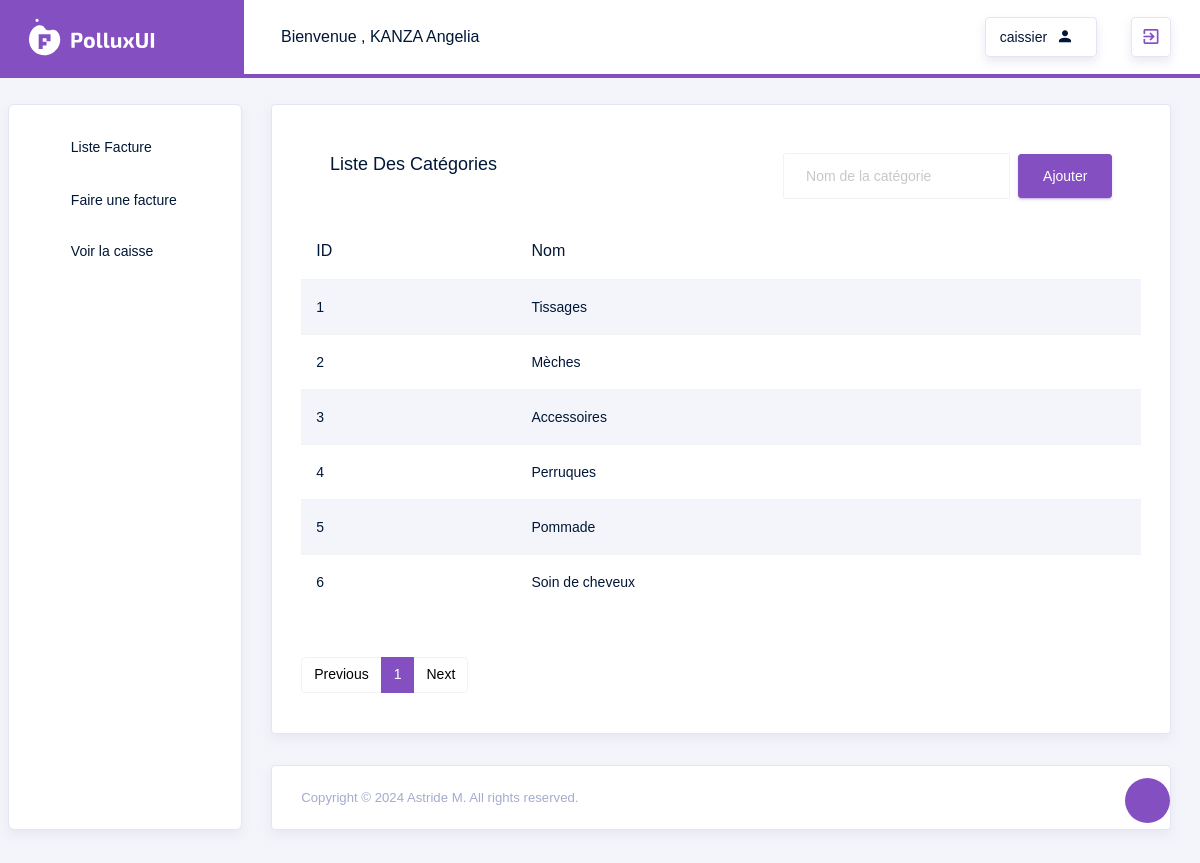
The app's page /Article/Categorie/List (signed in) with its own data.
### src/models.py (models this page shows, shortened)
class User(db.Model, UserMixin):
    id = db.Column(db.Integer, primary_key=True, autoincrement=True)
    login = db.Column(db.String(100), unique=True, nullable=False)
    password = db.Column(db.String(128), nullable=False)
    nom = db.Column(db.String(100), nullable=False)
    prenom = db.Column(db.String(100), nullable=False)
    telephone = db.Column(db.String(100), nullable=False)
    adresse = db.Column(db.String(250), nullable=False)
    role_id = db.Column(db.Integer, db.ForeignKey('role.id'), nullable=False)
    role = db.relationship('Role', backref=db.backref('users', lazy=True))

class Role(db.Model):
    id = db.Column(db.Integer, primary_key=True, autoincrement=True)
    name = db.Column(db.String(50), unique=True, nullable=False)

class Categorie(db.Model):
    id = db.Column(db.Integer, primary_key=True, autoincrement=True)
    nom = db.Column(db.String(100), nullable=False)

### src/routes/gestionnaire_routes.py (the view)
@app.route('/Article/Categorie/List',methods=['GET', 'POST'])
@login_required
def ListerCategorie():
    form = AddCategorieForm()
    page = request.args.get('page', 1, type=int)
    categories = Categorie.query.paginate(page=page, per_page=7)
    if form.validate_on_submit():
        categorie = Categorie(nom=form.nom.data)
        db.session.add(categorie)
        db.session.commit()
        return redirect(url_for('ListerCategorie'))
    return render_template('gestionnaire/article/ListerCategorie.html', form=form, categories=categories)

### src/forms/ArticleForms.py
class AddCategorieForm(FlaskForm):
    nom = StringField('Nom de la catégorie', validators=[DataRequired()])

### src/routes/auth_routes.py (called while the page is built)
@login_manager.user_loader
def load_user(user_id):
        return User.query.get(int(user_id))

### src/templates/gestionnaire/article/ListerCategorie.html (shortened to what this page needs)
{% extends "layouts/base.html" %}
{% block content %}
<div class="row">
    <div class="col-md-12">
        <div class="card">
            <div class="card-body">
                <div class="card-body d-flex align-items-center">
                    <h4 class="card-title">Liste des catégories</h4>
                    <form class="form-inline ml-auto" method="POST" action="{{ url_for('ListerCategorie') }}">
                        <div class="form-group mr-2">
                            {{ form.nom(class="form-control", placeholder="Nom de la catégorie", required=True) }}
                        </div>
                        <button type="submit" class="btn btn-primary">Ajouter</button>
                    </form>
                </div>
                <div class="table-responsive mb-5">
                    <table class="table table-hover table-striped">
                        <thead>
                            <tr>
                                <th>ID</th>
                                <th>Nom</th>
                            </tr>
                        </thead>
                        <tbody>
                            {% for categorie in categories %}
                            <tr>
                                <td>{{ categorie.id }}</td>
                                <td>{{ categorie.nom }}</td>
                            </tr>
                            {% endfor %}
                        </tbody>
                    </table>
                </div>
                <nav aria-label="Page navigation example mt-5">
                    <ul class="pagination">
                        {% if categories.has_prev %}
                            <li class="page-item"><a class="page-link" href="{{ url_for('ListerCategorie', page=categories.prev_num) }}">Previous</a></li>
                        {% else %}
                            <li class="page-item disabled"><span class="page-link">Previous</span></li>
                        {% endif %}
                        {% for page_num in categories.iter_pages() %}
                            {% if page_num %}
                                {% if categories.page == page_num %}
                                    <li class="page-item active" aria-current="page"><span class="page-link">{{ page_num }}</span></li>
                                {% else %}
                                    <li class="page-item"><a class="page-link" href="{{ url_for('ListerCategorie', page=page_num) }}">{{ page_num }}</a></li>
                                {% endif %}
                            {% else %}
                                <li class="page-item disabled"><span class="page-link">...</span></li>
                            {% endif %}
                        {% endfor %}
                        {% if categories.has_next %}
                            <li class="page-item"><a class="page-link" href="{{ url_for('ListerCategorie', page=categories.next_num) }}">Next</a></li>
                        {% else %}
                            <li class="page-item disabled"><span class="page-link">Next</span></li>
                        {% endif %}
                    </ul>
                </nav>
            </div>
        </div>
    </div>
</div>
{% endblock %}

### src/templates/layouts/base.html (shortened to what this page needs)
<!DOCTYPE html>
<html lang="en">
<head>
  <link rel="stylesheet" href="https://cdn.jsdelivr.net/npm/bootstrap@4.6.2/dist/css/bootstrap.min.css">
    <link rel="stylesheet" href="{{ url_for('static', filename='template/vendors/typicons/typicons.css') }}">
    <link rel="stylesheet" href="{{ url_for('static', filename='template/vendors/css/vendor.bundle.base.css') }}">
    <link rel="stylesheet" href="{{ url_for('static', filename='template/css/vertical-layout-light/style.css') }}">
    <link rel="stylesheet" href="https://cdnjs.cloudflare.com/ajax/libs/MaterialDesign-Webfont/7.4.47/css/materialdesignicons.min.css">
    <link href="https://cdn.jsdelivr.net/npm/select2@4.1.0-rc.0/dist/css/select2.min.css" rel="stylesheet" />
</head>
<body>
  <div class="container-scroller">
    <nav class="navbar col-lg-12 col-12 p-0 fixed-top d-flex flex-row">
      <div class="navbar-brand-wrapper d-flex justify-content-center">
        <div class="navbar-brand-inner-wrapper d-flex justify-content-between align-items-center w-100">
          <a class="navbar-brand brand-logo" href="#"><img src="images/logo.svg" alt="logo"/></a>
          <button class="navbar-toggler navbar-toggler align-self-center" type="button" data-toggle="minimize">
            <span class="typcn typcn-th-menu"></span>
          </button>
        </div>
      </div>
      <div class="navbar-menu-wrapper d-flex align-items-center justify-content-end">
        <ul class="navbar-nav mr-lg-2">
          <li class="nav-item nav-profile dropdown">
            <a class="nav-link" href="#" data-toggle="dropdown" id="profileDropdown">
              <span class="nav-profile-name">Bienvenue , {{ current_user.nom}} {{current_user.prenom}}</span>
            </a>
          </li>
        </ul>
        <ul class="navbar-nav navbar-nav-right">
          <li class="nav-item nav-date dropdown">
            <a class="nav-link d-flex justify-content-center align-items-center" href="javascript:;">
              <h6 class="date mb-0"> {{current_user.role.name}}</h6>
              <i class="mdi mdi-account"></i>
            </a>
          </li>
          <li class="nav-item dropdown">
            <a class="nav-link count-indicator d-flex justify-content-center align-items-center" id="messageDropdown" href="{{ url_for('logout')}}" >
              <i class="mdi mdi-exit-to-app text-primary"></i>
            </a>
          </li>
        </ul>
      </div>
    </nav>
    <div class="container-fluid page-body-wrapper">
      <div class="theme-setting-wrapper">
        <div id="settings-trigger"><i class="typcn typcn-cog-outline"></i></div>
      </div>
      <nav class="sidebar sidebar-offcanvas" id="sidebar">
        <ul class="nav">
          {% if current_user.is_authenticated and current_user.role.name == 'caissier' %}
          <li class="nav-item">
            <a class="nav-link" href="{{ url_for('ListFacture') }}">
              <i class="typcn typcn-mortar-board menu-icon"></i>
              <span class="menu-arrow">Liste Facture</span>
            </a>
          </li>
          <li class="nav-item">
            <a class="nav-link" href="{{ url_for('AddFacture') }}">
              <i class="typcn typcn-mortar-board menu-icon"></i>
              <span class="menu-arrow">Faire une facture </span>
            </a>
          </li>
          <li class="nav-item">
            <a class="nav-link" href="{{ url_for('VoirCaisse') }}">
              <i class="typcn typcn-mortar-board menu-icon"></i>
              <span class="menu-title">Voir la caisse</span>
            </a>
          </li>
          {% endif %}
        </ul>
      </nav>
      <div class="main-panel">
        <div class="content-wrapper">
            {% block content %}{% endblock %}
        </div>
        <footer class="footer">
            <div class="card">
                <div class="card-body">
                    <div class="d-sm-flex justify-content-center justify-content-sm-between">
                        <span class="text-muted text-center text-sm-left d-block d-sm-inline-block">Copyright © 2024 Astride M. All rights reserved.</span>
                    </div>
                </div>
            </div>
        </footer>
      </div>
    </div>
  </div>
</body>
</html>

### records on screen
User: nom "KANZA", prenom "Angelia"
Role: role.name "caissier"
Categorie: id "1", nom "Tissages"
Categorie: id "2", nom "Mèches"
Categorie: id "3", nom "Accessoires"
Categorie: id "4", nom "Perruques"
Categorie: id "5", nom "Pommade"
Categorie: id "6", nom "Soin de cheveux"

### other values on screen
{{ page_num }} "1"
